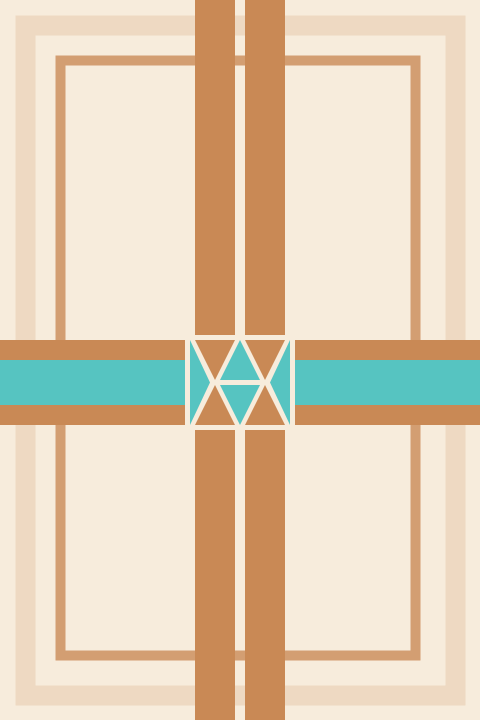
Frame 1 (no input)
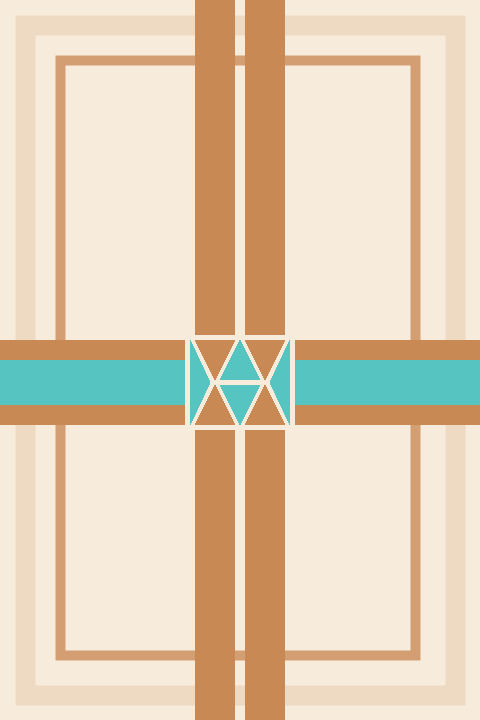
Frame 60 (the mouse pressed at the canvas centre just before this capture)
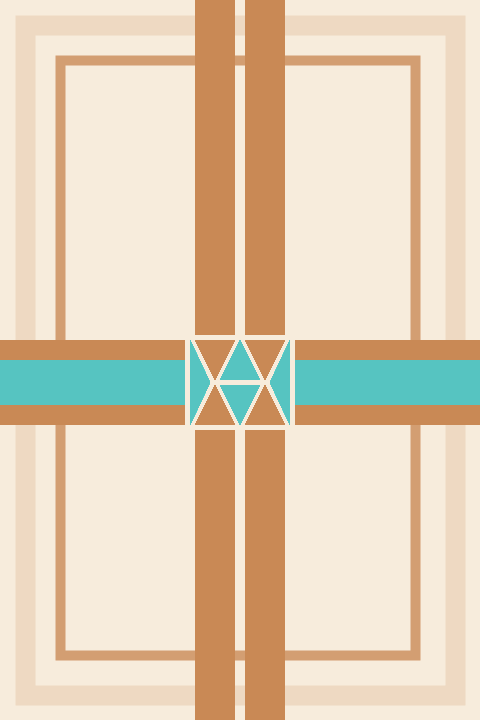
Frame 120 (the mouse held since frame 60 and released just before this capture)

The Processing sketch that drew these frames (run headless with seeded random() and noise(); from frame 60 on, the mouse is pressed at the canvas centre):

// Processing sketch: processing_21007
// ── processing_21007.pde

void setup () {

size (480, 720);
background (247,236,220);
smooth();

strokeWeight(20);
  stroke(201,137,85,50);
fill(255,3.);
  rect(25,25,width-50,height-50);
  
  strokeWeight(10);
  stroke(201,137,85,200);
fill(255,3);
  rect(60,60,width-125,height-125);
}

void draw(){
  
  
  
  
  
  noStroke();
  
  //cafe
  fill (201,137,85);


  //TRIANGULOS CENTRO
   //azul
  fill (86,196,193);


//triagulo azul centro arriba
triangle (width/2-20, height/2+20, width/2, height/2-20, width/2+20, height/2+20);
//triagulo azul centro abajo
triangle (width/2-20, height/2+25, width/2, height/2+65, width/2+20, height/2+25);



//triangulo largo izq
triangle (width/2-50, height/2+65, width/2-30, height/2+22.5, width/2-50, height/2-20);
//triangulo largo izq
triangle (width/2+50, height/2+65, width/2+30, height/2+22.5, width/2+50, height/2-20);



//triangulo cafe izq
fill (201,137,85);
triangle (width/2-45, height/2-20, width/2-25, height/2+20, width/2-5, height/2-20);
//triangulo cafe drch
fill (201,137,85);
triangle (width/2+45, height/2-20, width/2+25, height/2+20, width/2+5, height/2-20);
//duplicado triangulos abajo
//triangulo cafe izq
fill (201,137,85);
triangle (width/2-45, height/2+65, width/2-25, height/2+25, width/2-5, height/2+65);
//triangulo cafe drch
fill (201,137,85);
triangle (width/2+45, height/2+65, width/2+25, height/2+25, width/2+5, height/2+65);



//RECTANGULOS CENTRO
//rect derecha
rect(width/2+55,height/2+65, width/2, height/2-445);
//rect derecha chico
fill (86,196,193);
rect(width/2+55,height/2+45, width/2, height/2-405);

//rect izq
fill (201,137,85);
//rect izq
rect(0,height/2+65, width/2-55, height/2-445);
//rect izq chico
fill (86,196,193);
rect(0,height/2+45, width/2-55, height/2-405);




//RECTANGULOS SUPERIORES LARGUITOS

 fill (201,137,85);

//rectangulos arriba largos
rect(width/2-45, height/2-25, width/2-200 ,-720);

rect(width/2+45, height/2-25, width/2-280 ,-720);

//rectangulos abajo largos

rect(width/2-45, height/2+70, width/2-200 ,750);

rect(width/2+45, height/2+70, width/2-280 ,750);

}
